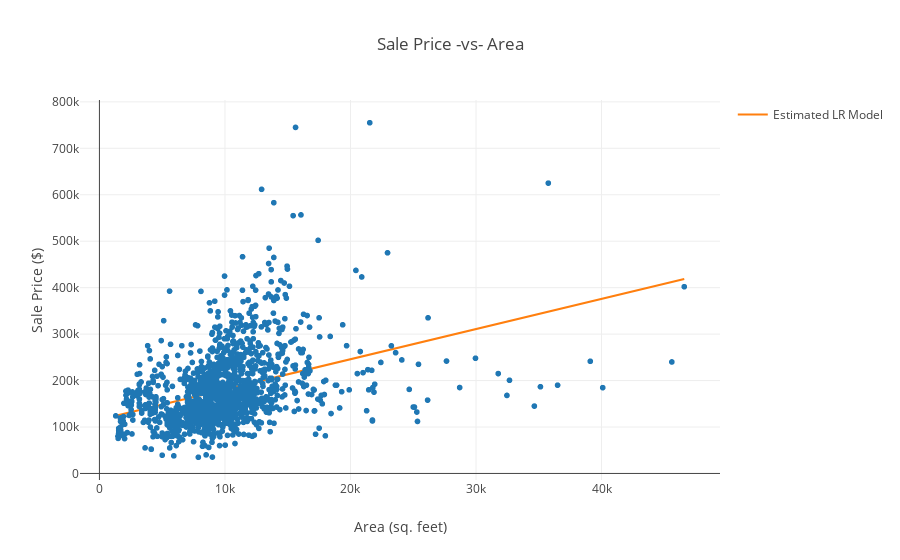

Here is the notebook cell this chart was saved with:
### Code cell
# 4. Use the function plot_data_and_model() to represent data and the trained linear regression model
plot_data_w_model(x,y,w)

### Figure 1 — Plotly figure (JSON) as saved in the notebook; plotly's stock layout.template omitted (floating-point values rounded to 4 significant figures; data arrays with more than 128 entries replaced by an {"elided": "..."} marker saying what was removed)
{"data": [{"hovertemplate": "Area (sq. feet)=%{x}<br>Sale Price ($)=%{y}<extra></extra>", "legendgroup": "", "marker": {"color": "#1F77B4", "symbol": "circle"}, "mode": "markers", "name": "", "showlegend": false, "type": "scattergl", "x": {"elided": "1449 int values"}, "xaxis": "x", "y": {"elided": "1449 int values"}, "yaxis": "y"}, {"name": "Estimated LR Model", "type": "scatter", "x": {"elided": "1449 int values"}, "y": {"elided": "1449 float values"}}], "layout": {"legend": {"tracegroupgap": 0}, "title": {"text": "Sale Price -vs- Area"}, "xaxis": {"anchor": "y", "domain": [0, 1], "title": {"text": "Area (sq. feet)"}}, "yaxis": {"anchor": "x", "domain": [0, 1], "title": {"text": "Sale Price ($)"}}}}
